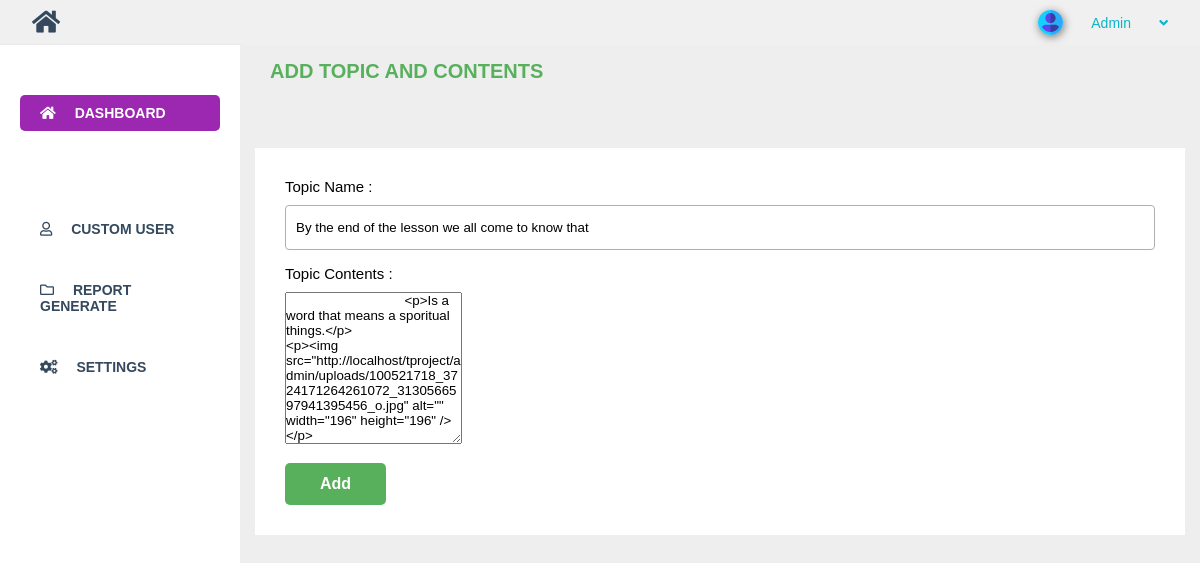
Page /admin/add-topic.php?id=5 (signed in) on the committed database.
### tables this page shows
CREATE TABLE `topics` (
  `id` int(10) NOT NULL AUTO_INCREMENT,
  `title` varchar(255) DEFAULT NULL,
  `content` longtext,
  PRIMARY KEY (`id`)
);

### crud/admin/topicsInsert.php (called while the page is built, shortened)
<?php
$conn = database();
function displayTopics($id) {
    global $conn;
    $sql = "select id, title, content from topics where id = $id";
    $result = $conn->query($sql);
    $data = array();
    while($row = $result->fetch_assoc()) {
        $data[] = $row;
    }
    return $data;
}
?>

### admin/add-topic.php (the view, shortened to what this page needs)
<?php
include('../crud/admin/topicsInsert.php');
?>
<!DOCTYPE html>
<html lang="en">
<head>
    <link rel="stylesheet" href="css/fontawesome.css">
    <link rel="stylesheet" href="style.css">
</head>
<body>
    <div id="main">
        <div id="page-wrapper">
            <div class="dashboard-area">
                <h3 class="section-heading">Add Topic and Contents</h3>
                <?php if(isset($_GET['id'])) {
                    $item = displayTopics($_GET['id']);
                    foreach($item as $item) {
                        $title = $item['title'];
                        $content = $item['content'];
                        }
                    } else {
                        $id = "";
                        $title = "";
                        $content = "";
                        $hidden_id = "";
                    }
                ?>
                <div class="wrapper">
                    <div class="form">
                        <form action="add-topic.php" method="post">
                            <div class="input-items">
                                <label for="topic">Topic Name : </label>
                                <input type="text" name="title" id="topic" placeholder="Add topic title" value="<?php echo $title; ?>">
                            </div>
                            <div class="input-items">
                                <label for="contents">Topic Contents : </label>
                                <textarea name="contents" id="contents" rows="10">
                                <?php echo $content; ?>
                                </textarea>
                            </div>
                            <button class="btn btn-green">Add</button>
                        </form>
                    </div>
                </div>
            </div>
        </div>
    </div>
</body>
</html>

### admin/style.css (style rules this page uses)
* { margin: 0; padding: 0; box-sizing: border-box; font-family: Arial, Helvetica, sans-serif; }
:root { --th-bg-blue: #0bb4c8; --th-bg-green: #58b05c; --th-bg-danger: #eb4844; --th-bg-light:#eeeeee; --th-bg-primary:#9c27b0; --text-blue: #0bb4c8; --text-green: #58b05c; --text-danger: #eb4844; --text-white: white; --text-dark: #34495E; }
body { overflow: hidden; }
.btn { border-radius: 5px; display: inline-block; padding: 12px 35px; border: none; color: var(--text-white); cursor: pointer; text-decoration: none; font-size: 16px; font-weight: 600; }
.btn-green { background-color: var(--th-bg-green); }
.input-items label { display: block; text-align: left; font-size: 15px; font-weight: 300; margin-bottom: 10px; }
.input-items input { width: 100%; height: 45px; padding: 10px; border: 1px solid #AFAFAF; border-radius: 4px; }
.input-items { margin-bottom: 15px; text-align: left; }
#page-wrapper { display: flex; justify-content: space-between; }
.dashboard-area { width: 80%; height: 100vh; padding-bottom: 100px; overflow-y: auto; background-color: var(--th-bg-light); }
h3.section-heading { color: var(--text-green); text-transform: uppercase; padding: 15px 30px; text-align: left; font-size: 20px; margin-bottom: 50px; }
.wrapper { padding: 30px; background: white; margin: 0 15px; }

### rows in the picture
topics: title "By the end of the lesson we all come to know that", contents "<p>Is a word that means a sporitual things.</p> <p><img src=\"http://localhost/tproject/admin/uploads/100521718_3724171264261072_3130566597941395456_o.jpg\" alt=\"\" width=\"196\" height=\"196\" /></p>"
